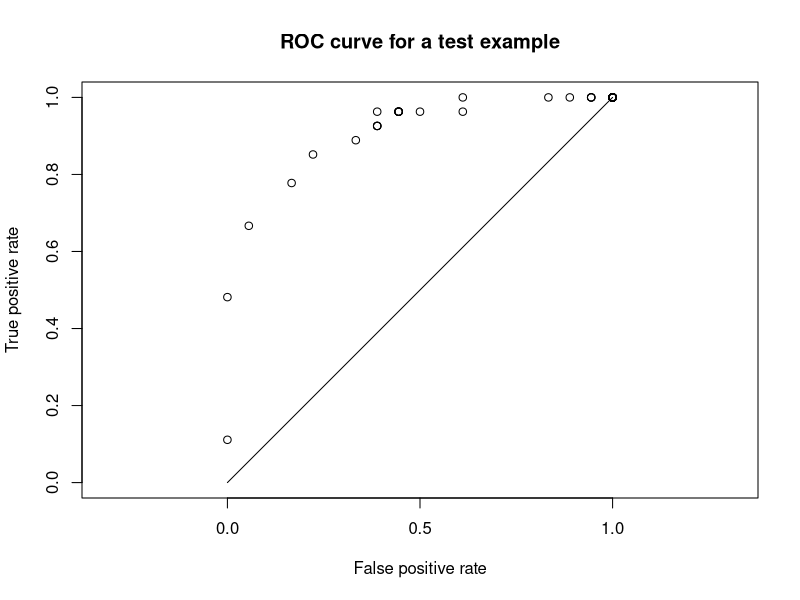
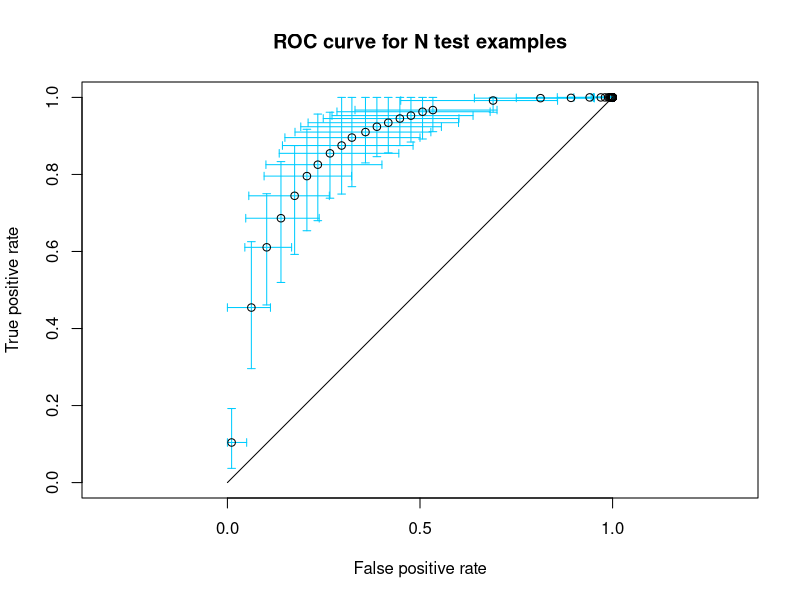

The R script that drew these images, in order:
## ---- chunk 1
library(clusterGeneration)
library(glasso)
library(Matrix)
library(pracma)
## ---- chunk 2
# Generate a sparse positive semidefinite matrix
genThetaSigma <-function(p, sparsity_level=0.25){
  sigma <- as.matrix(rsparsematrix(p,p,sparsity_level))
  sigma <- sigma + t(sigma)
  diag <- colSums(abs(sigma),dims = 1)
  diag(sigma) <- diag(sigma) + diag 
  theta <- sigma + 0.5 * diag(p)
  sigma <- pinv(theta)
  return(list("Theta"=theta,"Sigma"=sigma))
}

# Minimal working example
p <- 5
res <- genThetaSigma(p)

## ---- chunk 3
experiment <-function(p,n,lrho=unique(c(seq(0.01,0.8,0.05),seq(0.8,10,0.3))),thr=0.0001){
  
  # Normalize rho
  lrho <- lrho / p
  
  # Generate mu
  mu = runif(p,-1,1)
  # Generate sigma (and the corresponding theta)
  res <- genThetaSigma(p)
  sigma <- res$Sigma
  theta <- res$Theta
  
  # Generate a sample
  X = mvrnorm(n, mu, sigma)
  
  # Empirical covariance
  S <- cov(X)
  
  # Run graphical lasso
  gp <- glassopath(S,lrho,trace=0)
  
  # A coeff is considered null if its absolue value is below thr
  
  # Counts the number of null coefficients
  count_P <- function(m){sum(abs(m) < thr)}
  # Counts the number of non null coefficients
  count_N <- function(m){sum(abs(m)>=thr)}
  # Outputs the number of true positive coefficients
  count_TP <- function(m){sum((abs(m) < thr)&(abs(theta) < thr))}
  # Outputs the number of false positive coefficients
  count_FP <- function(m){sum((abs(m) < thr)&(abs(theta) > thr))}
  
  # Counts the number of null coefficients for each wi (inverse of w, i.e. theta)
  res_P <- apply(gp$wi,3,count_P)
  # Counts the number of true positives for each wi
  res_TP <- apply(gp$wi,3,count_TP)
  # Counts the number of false positives for each wi
  res_FP <- apply(gp$wi,3,count_FP)

  # Compute the true positive rate
  rate_true <- res_TP / max(1, count_P(theta))
  # Compute the false positive rate
  rate_false <- res_FP / max(1, count_N(theta)-p)
  
  return(cbind(lrho, rate_true, rate_false))
}

# Minimal working example
# Plot test results
test_res <- experiment(10, 1000)
plot(test_res[,3],test_res[,2],xlim=0:1,ylim=0:1,asp=1,xlab="False positive rate",ylab="True positive rate")
lines(c(0, 1), c(0, 1))
title("ROC curve for a test example")
## ---- chunk 4
# Repeat experiment a given number of times N and compute statistics
N <- 100

# Experimental setup
p <- 10
n <- 1000
lrho <- unique(c(seq(0.01,0.8,0.05),seq(0.8,10,0.3)))

rate_true_list <- list()
rate_false_list <- list()

# Repeat experiment N times
for(i in 1:N) {
  test_res <- experiment(p, n)
  rate_true_list <- cbind(rate_true_list, test_res[,2])
  rate_false_list <- cbind(rate_false_list, test_res[,3])
}

rate_true_list <- matrix(unlist(rate_true_list), byrow=FALSE, ncol=N)
rate_false_list <- matrix(unlist(rate_false_list), byrow=FALSE, ncol=N)

# Compute means and quantiles
means_T <- apply(rate_true_list, 1, mean)
quant10_T <- apply(rate_true_list, 1, function(m){return(quantile(m, probs=0.1))})
quant90_T <- apply(rate_true_list, 1, function(m){return(quantile(m, probs=0.9))})
means_F <- apply(rate_false_list, 1, mean)
quant10_F <- apply(rate_false_list, 1, function(m){return(quantile(m, probs=0.1))})
quant90_F <- apply(rate_false_list, 1, function(m){return(quantile(m, probs=0.9))})

# Plot with uncertainty bars
plot(0,type='n',xlim=0:1,ylim=0:1,asp=1,xlab="False positive rate",ylab="True positive rate")
segments(means_F,quant10_T,means_F,quant90_T, col="#00ccff")
segments(quant10_F,means_T,quant90_F,means_T, col="#00ccff")
epsilon <- 0.01
segments(means_F-epsilon,quant10_T,means_F+epsilon,quant10_T, col="#00ccff")
segments(means_F-epsilon,quant90_T,means_F+epsilon,quant90_T, col="#00ccff")
segments(quant10_F,means_T-epsilon,quant10_F,means_T+epsilon, col="#00ccff")
segments(quant90_F,means_T-epsilon,quant90_F,means_T+epsilon, col="#00ccff")
# lines(quant10_F, means_T)
# lines(quant90_F, means_T)
# lines(means_F, quant10_T)
# lines
points(means_F,means_T)
lines(c(0, 1), c(0, 1))
title("ROC curve for N test examples")
